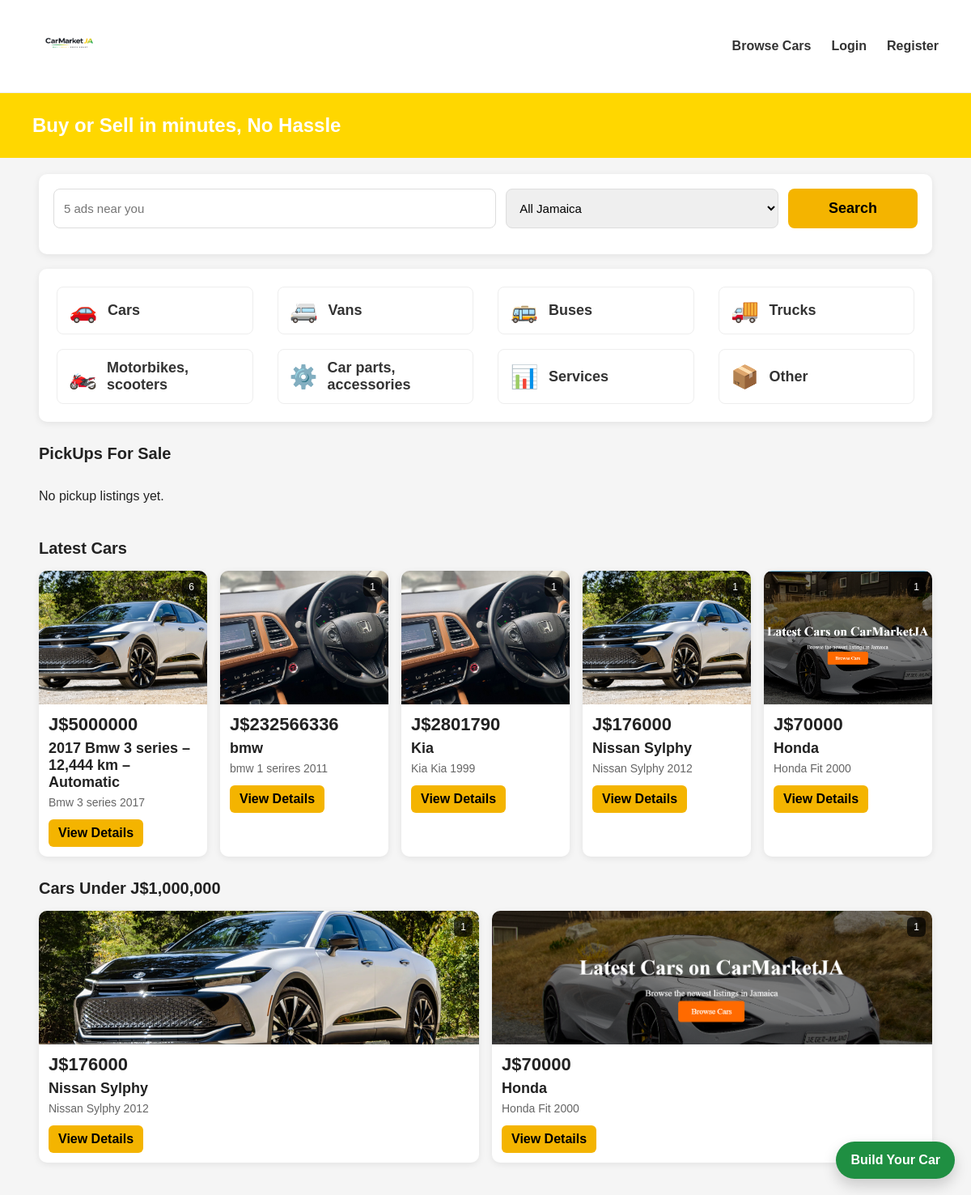
The page / on the database its author committed.
### cars/models.py (models this page shows, shortened)
class Car(models.Model):
    owner = models.ForeignKey(User, on_delete=models.CASCADE, null=True, blank=True)
    title = models.CharField(max_length=200, blank=True)
    make = models.CharField(max_length=100)
    model = models.CharField(max_length=100)
    year = models.IntegerField()
    price = models.DecimalField(max_digits=12, decimal_places=2)
    mileage = models.IntegerField()
    transmission = models.CharField(max_length=50)
    fuel_type = models.CharField(max_length=50)
    color = models.CharField(max_length=50)
    location = models.CharField(max_length=100)
    description = models.TextField()
    image = models.ImageField(upload_to='cars/', blank=True, null=True)
    created_at = models.DateTimeField(auto_now_add=True, blank=True, null=True)
    slug = models.SlugField(max_length=255, blank=True)

### pages/views.py (the view)
# urls.py: path('', home, name='home'),
def home(request):
    latest_cars = Car.objects.all().order_by('-id')[:8]
    cheap_cars = Car.objects.filter(price__lte=1000000).order_by('-id')[:8]
    pickups = Car.objects.filter(
        model__icontains='hilux'
    ).order_by('-id')[:8]
    total_ads = Car.objects.count()
    return render(request, 'home.html', {
        'latest_cars': latest_cars,
        'cheap_cars': cheap_cars,
        'pickups': pickups,
        'total_ads': total_ads,
    })

### pages/templates/home.html (shortened to what this page needs)
<!DOCTYPE html>
{% load static %}
<html>
<head>
</head>
<body>
    <div class="header">
        <div class="logo-wrap">
            <a href="{% url 'home' %}">
                <img src="{% static 'images/logo.png' %}" alt="CarMarketJA">
            </a>
        </div>
        <div class="nav">
            <a href="{% url 'car_list' %}">Browse Cars</a>
            {% if user.is_authenticated %}
                <a href="{% url 'post_car' %}">Post Car</a>
                <a href="{% url 'saved_cars' %}">Saved Cars</a>
                <a href="{% url 'my_cars' %}">My Cars</a>
                {% if user.profile.is_dealer %}
                    <a href="{% url 'dealer_dashboard' %}">Dealer Dashboard</a>
                {% endif %}
                <a href="{% url 'logout' %}">Logout</a>
            {% else %}
                <a href="{% url 'login' %}">Login</a>
                <a href="{% url 'register' %}">Register</a>
            {% endif %}
        </div>
    </div>
    <div class="hero-banner">
        Buy or Sell in minutes, No Hassle
    </div>
    <div class="page-wrap">
        <div class="search-box">
            <form method="GET" action="{% url 'car_list' %}">
                <div class="search-top">
                    <input type="text" name="q" placeholder="{{ total_ads }} ads near you">
                    <select name="location">
                        <option value="">All Jamaica</option>
                    </select>
                    <button type="submit">Search</button>
                </div>
            </form>
        </div>
        <div class="category-grid">
            <a href="{% url 'car_list' %}?category=cars" class="category-item">
                <span class="category-icon">🚗</span> Cars
            </a>
            <a href="{% url 'car_list' %}?category=vans" class="category-item">
                <span class="category-icon">🚐</span> Vans
            </a>
            <a href="{% url 'car_list' %}?category=buses" class="category-item">
                <span class="category-icon">🚌</span> Buses
            </a>
            <a href="{% url 'car_list' %}?category=trucks" class="category-item">
                <span class="category-icon">🚚</span> Trucks
            </a>
            <a href="{% url 'car_list' %}?category=motorbikes" class="category-item">
                <span class="category-icon">🏍️</span> Motorbikes, scooters
            </a>
            <a href="{% url 'car_list' %}?category=parts" class="category-item">
                <span class="category-icon">⚙️</span> Car parts, accessories
            </a>
            <a href="{% url 'car_list' %}?category=services" class="category-item">
                <span class="category-icon">📊</span> Services
            </a>
            <a href="{% url 'car_list' %}?category=other" class="category-item">
                <span class="category-icon">📦</span> Other
            </a>
        </div>
        <div class="section">
            <h2>PickUps For Sale</h2>
            <div class="car-row">
                {% for car in pickups %}
                <div class="car-card">
                    {% if car.image %}
                    <div class="car-image-wrap"
                         data-images="{% if car.image %}{{ car.image.url }}{% endif %}{% for photo in car.photos.all %}|{{ photo.image.url }}{% endfor %}"
                         onclick="openGallery(this)">
                        <img src="{{ car.image.url }}" alt="{{ car.title }}">
                        <div class="photo-count">
                            {% with total=car.photos.count %}
                                {{ total|add:'1' }}
                            {% endwith %}
                        </div>
                    </div>
                    {% endif %}
                    <div class="car-info">
                        <div class="car-price">J${{ car.price|floatformat:0 }}</div>
                        <div class="car-title">{{ car.title }}</div>
                        <div class="car-meta">{{ car.make }} {{ car.model }} {{ car.year }}</div>
                        <a href="{% url 'car_detail' car.id %}" class="card-btn">View Details</a>
                    </div>
                </div>
                {% empty %}
                <p>No pickup listings yet.</p>
                {% endfor %}
            </div>
        </div>
        <div class="section">
            <h2>Latest Cars</h2>
            <div class="car-row">
                {% for car in latest_cars %}
                <div class="car-card">
                    {% if car.image %}
                    <div class="car-image-wrap"
                         data-images="{% if car.image %}{{ car.image.url }}{% endif %}{% for photo in car.photos.all %}|{{ photo.image.url }}{% endfor %}"
                         onclick="openGallery(this)">
                        <img src="{{ car.image.url }}" alt="{{ car.title }}">
                        <div class="photo-count">
                            {% with total=car.photos.count %}
                                {{ total|add:'1' }}
                            {% endwith %}
                        </div>
                    </div>
                    {% endif %}
                    <div class="car-info">
                        <div class="car-price">J${{ car.price|floatformat:0 }}</div>
                        <div class="car-title">{{ car.title }}</div>
                        <div class="car-meta">{{ car.make }} {{ car.model }} {{ car.year }}</div>
                        <a href="{% url 'car_detail' car.id %}" class="card-btn">View Details</a>
                    </div>
                </div>
                {% empty %}
                <p>No latest cars yet.</p>
                {% endfor %}
            </div>
        </div>
        <div class="section">
            <h2>Cars Under J$1,000,000</h2>
            <div class="car-row">
                {% for car in cheap_cars %}
                <div class="car-card">
                    {% if car.image %}
                    <div class="car-image-wrap"
                         data-images="{% if car.image %}{{ car.image.url }}{% endif %}{% for photo in car.photos.all %}|{{ photo.image.url }}{% endfor %}"
                         onclick="openGallery(this)">
                        <img src="{{ car.image.url }}" alt="{{ car.title }}">
                        <div class="photo-count">
                            {% with total=car.photos.count %}
                                {{ total|add:'1' }}
                            {% endwith %}
                        </div>
                    </div>
                    {% endif %}
                    <div class="car-info">
                        <div class="car-price">J${{ car.price|floatformat:0 }}</div>
                        <div class="car-title">{{ car.title }}</div>
                        <div class="car-meta">{{ car.make }} {{ car.model }} {{ car.year }}</div>
                        <a href="{% url 'car_detail' car.id %}" class="card-btn">View Details</a>
                    </div>
                </div>
                {% empty %}
                <p>No cheap cars yet.</p>
                {% endfor %}
            </div>
        </div>
    </div>
<a href="{% url 'configurator' %}" style="position:fixed; right:20px; bottom:20px; z-index:999; background:#1f8f42; color:white; padding:14px 18px; border-radius:999px; font-weight:bold; box-shadow:0 8px 18px rgba(0,0,0,0.18); text-decoration:none;">
Build Your Car
</a></body>
</html>

### pages/templates/home.html (style rules this page uses)
body { font-family: Arial, sans-serif; margin:0; background:#f5f5f5; color:#222; }
a { text-decoration:none; color:inherit; }
.header { background:white; padding:10px 40px; display:flex; align-items:center; justify-content:space-between; border-bottom:1px solid #eee; flex-wrap:wrap; gap:15px; }
.logo-wrap img { height:90px; }
.nav { display:flex; gap:25px; font-weight:bold; flex-wrap:wrap; align-items:center; }
.nav a { text-decoration:none; color:#333; }
.hero-banner { background:#FFD700; color:white; padding:26px 40px; font-size:24px; font-weight:bold; }
.page-wrap { width:92%; max-width:1280px; margin:20px auto 40px auto; }
.search-box { background:white; border-radius:10px; box-shadow:0 2px 8px rgba(0,0,0,0.08); padding:18px; margin-bottom:18px; }
.search-top { display:grid; grid-template-columns: 1.3fr 0.8fr 160px; gap:12px; margin-bottom:14px; }
.search-top input, .search-top select { width:100%; padding:14px 12px; border:1px solid #ddd; border-radius:8px; font-size:15px; box-sizing:border-box; }
.search-top button { border:none; background:#f4b400; border-radius:8px; font-size:18px; font-weight:bold; cursor:pointer; }
.category-grid { background:white; border-radius:10px; box-shadow:0 2px 8px rgba(0,0,0,0.08); padding:22px; margin-bottom:28px; display:grid; grid-template-columns:repeat(4, 1fr); gap:18px 30px; }
.category-item { display:flex; align-items:center; gap:12px; font-size:18px; font-weight:bold; color:#333; background:#fff; padding:12px 14px; border-radius:8px; border:1px solid #eee; transition:0.2s; }
.category-icon { font-size:28px; width:36px; text-align:center; }
.section { margin-top:28px; }
.section h2 { font-size:20px; margin-bottom:16px; }
.car-row { display:grid; grid-template-columns:repeat(auto-fit, minmax(200px, 1fr)); gap:16px; }
.car-card { background:white; border-radius:10px; overflow:hidden; box-shadow:0 2px 8px rgba(0,0,0,0.08); }
.car-image-wrap { position:relative; cursor:pointer; }
.car-image-wrap img { width:100%; height:165px; object-fit:cover; display:block; }
.photo-count { position:absolute; top:8px; right:8px; background:rgba(0,0,0,0.7); color:white; font-size:12px; padding:5px 8px; border-radius:6px; }
.car-info { padding:12px; }
.car-price { font-size:22px; font-weight:bold; margin-bottom:6px; color:#222; }
.car-title { font-size:18px; font-weight:bold; margin-bottom:4px; }
.car-meta { color:#666; font-size:14px; line-height:1.5; }
.card-btn { display:inline-block; margin-top:10px; background:#f4b400; color:black; padding:8px 12px; border-radius:6px; font-weight:bold; }

### rows shown on the page
Car: image (picture), photos.count|add "6", price "5000000", title "2017 Bmw 3 series – 12,444 km – Automatic", make "Bmw", model "3 series", year "2017"
Car: image (picture), photos.count|add "1", price "232566336", title "bmw", make "bmw", model "1 serires", year "2011"
Car: image (picture), photos.count|add "1", price "2801790", title "Kia", make "Kia", model "Kia", year "1999"
Car: image (picture), photos.count|add "1", price "176000", title "Nissan Sylphy", make "Nissan", model "Sylphy", year "2012"
Car: image (picture), photos.count|add "1", price "70000", title "Honda", make "Honda", model "Fit", year "2000"
